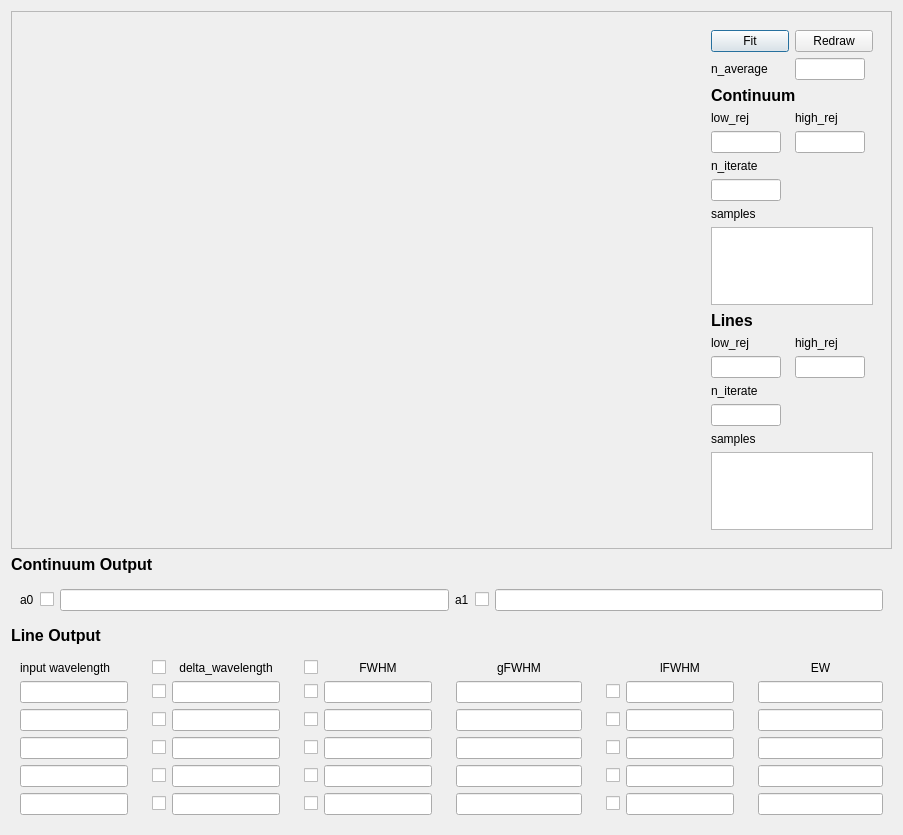
<?xml version="1.0" encoding="UTF-8"?>
<ui version="4.0">
 <class>Dialog</class>
 <widget class="QDialog" name="Dialog">
  <property name="geometry">
   <rect>
    <x>0</x>
    <y>0</y>
    <width>903</width>
    <height>835</height>
   </rect>
  </property>
  <property name="windowTitle">
   <string>Dialog</string>
  </property>
  <layout class="QVBoxLayout" name="verticalLayout_3">
   <item>
    <widget class="QFrame" name="frame">
     <property name="frameShape">
      <enum>QFrame::StyledPanel</enum>
     </property>
     <property name="frameShadow">
      <enum>QFrame::Raised</enum>
     </property>
     <layout class="QHBoxLayout" name="horizontalLayout_2">
      <item>
       <widget class="QWidget" name="left_grid" native="true">
        <property name="sizePolicy">
         <sizepolicy hsizetype="Expanding" vsizetype="Expanding">
          <horstretch>0</horstretch>
          <verstretch>0</verstretch>
         </sizepolicy>
        </property>
        <layout class="QVBoxLayout" name="main_figure"/>
       </widget>
      </item>
      <item>
       <widget class="QWidget" name="right_grid" native="true">
        <property name="sizePolicy">
         <sizepolicy hsizetype="Expanding" vsizetype="Expanding">
          <horstretch>0</horstretch>
          <verstretch>0</verstretch>
         </sizepolicy>
        </property>
        <property name="maximumSize">
         <size>
          <width>180</width>
          <height>16777215</height>
         </size>
        </property>
        <layout class="QGridLayout" name="gridLayout" rowstretch="0,0,0,0,0,0,0,0,0,0,0,0,0,0,0,0,0,0,0">
         <item row="0" column="0">
          <widget class="QPushButton" name="button_fit">
           <property name="maximumSize">
            <size>
             <width>80</width>
             <height>16777215</height>
            </size>
           </property>
           <property name="text">
            <string>Fit</string>
           </property>
          </widget>
         </item>
         <item row="18" column="0" colspan="2">
          <widget class="QPlainTextEdit" name="edit_samples_line">
           <property name="maximumSize">
            <size>
             <width>180</width>
             <height>16777215</height>
            </size>
           </property>
          </widget>
         </item>
         <item row="14" column="1">
          <widget class="QLineEdit" name="edit_highrej_line">
           <property name="maximumSize">
            <size>
             <width>70</width>
             <height>16777215</height>
            </size>
           </property>
          </widget>
         </item>
         <item row="7" column="0">
          <widget class="QLineEdit" name="edit_lowrej_cont">
           <property name="maximumSize">
            <size>
             <width>70</width>
             <height>16777215</height>
            </size>
           </property>
          </widget>
         </item>
         <item row="15" column="0">
          <widget class="QLabel" name="label_niter_line">
           <property name="text">
            <string>n_iterate</string>
           </property>
          </widget>
         </item>
         <item row="4" column="0" colspan="2">
          <widget class="QLabel" name="label_continuum">
           <property name="maximumSize">
            <size>
             <width>160</width>
             <height>16777215</height>
            </size>
           </property>
           <property name="font">
            <font>
             <pointsize>12</pointsize>
             <weight>75</weight>
             <bold>true</bold>
            </font>
           </property>
           <property name="text">
            <string>Continuum</string>
           </property>
          </widget>
         </item>
         <item row="17" column="0">
          <widget class="QLabel" name="label_samples_line">
           <property name="maximumSize">
            <size>
             <width>160</width>
             <height>16777215</height>
            </size>
           </property>
           <property name="text">
            <string>samples</string>
           </property>
          </widget>
         </item>
         <item row="10" column="0">
          <widget class="QLabel" name="label_samples_cont">
           <property name="maximumSize">
            <size>
             <width>160</width>
             <height>16777215</height>
            </size>
           </property>
           <property name="text">
            <string>samples</string>
           </property>
          </widget>
         </item>
         <item row="13" column="0">
          <widget class="QLabel" name="label_lowrej_line">
           <property name="text">
            <string>low_rej</string>
           </property>
          </widget>
         </item>
         <item row="8" column="0">
          <widget class="QLabel" name="label_niter_cont">
           <property name="text">
            <string>n_iterate</string>
           </property>
          </widget>
         </item>
         <item row="12" column="0" colspan="2">
          <widget class="QLabel" name="label_line">
           <property name="maximumSize">
            <size>
             <width>160</width>
             <height>16777215</height>
            </size>
           </property>
           <property name="font">
            <font>
             <pointsize>12</pointsize>
             <weight>75</weight>
             <bold>true</bold>
            </font>
           </property>
           <property name="text">
            <string>Lines</string>
           </property>
          </widget>
         </item>
         <item row="5" column="1">
          <widget class="QLabel" name="label_highrej_cont">
           <property name="text">
            <string>high_rej</string>
           </property>
          </widget>
         </item>
         <item row="13" column="1">
          <widget class="QLabel" name="label_highrej_line">
           <property name="text">
            <string>high_rej</string>
           </property>
          </widget>
         </item>
         <item row="5" column="0">
          <widget class="QLabel" name="label_lowrej_cont">
           <property name="text">
            <string>low_rej</string>
           </property>
          </widget>
         </item>
         <item row="0" column="1">
          <widget class="QPushButton" name="button_draw">
           <property name="maximumSize">
            <size>
             <width>80</width>
             <height>16777215</height>
            </size>
           </property>
           <property name="text">
            <string>Redraw</string>
           </property>
          </widget>
         </item>
         <item row="14" column="0">
          <widget class="QLineEdit" name="edit_lowrej_line">
           <property name="maximumSize">
            <size>
             <width>70</width>
             <height>16777215</height>
            </size>
           </property>
          </widget>
         </item>
         <item row="9" column="0">
          <widget class="QLineEdit" name="edit_niter_cont">
           <property name="maximumSize">
            <size>
             <width>70</width>
             <height>16777215</height>
            </size>
           </property>
          </widget>
         </item>
         <item row="16" column="0">
          <widget class="QLineEdit" name="edit_niter_line">
           <property name="maximumSize">
            <size>
             <width>70</width>
             <height>16777215</height>
            </size>
           </property>
          </widget>
         </item>
         <item row="11" column="0" colspan="2">
          <widget class="QPlainTextEdit" name="edit_samples_cont">
           <property name="maximumSize">
            <size>
             <width>180</width>
             <height>16777215</height>
            </size>
           </property>
          </widget>
         </item>
         <item row="7" column="1">
          <widget class="QLineEdit" name="edit_highrej_cont">
           <property name="maximumSize">
            <size>
             <width>70</width>
             <height>16777215</height>
            </size>
           </property>
          </widget>
         </item>
         <item row="1" column="1">
          <widget class="QLineEdit" name="edit_naverage">
           <property name="maximumSize">
            <size>
             <width>70</width>
             <height>16777215</height>
            </size>
           </property>
          </widget>
         </item>
         <item row="1" column="0">
          <widget class="QLabel" name="label_naverage">
           <property name="text">
            <string>n_average</string>
           </property>
          </widget>
         </item>
        </layout>
       </widget>
      </item>
     </layout>
    </widget>
   </item>
   <item>
    <widget class="QLabel" name="label">
     <property name="font">
      <font>
       <pointsize>12</pointsize>
       <weight>75</weight>
       <bold>true</bold>
      </font>
     </property>
     <property name="text">
      <string>Continuum Output</string>
     </property>
    </widget>
   </item>
   <item>
    <widget class="QFrame" name="frame_6">
     <property name="frameShape">
      <enum>QFrame::NoFrame</enum>
     </property>
     <property name="frameShadow">
      <enum>QFrame::Raised</enum>
     </property>
     <layout class="QHBoxLayout" name="horizontalLayout_3">
      <item>
       <widget class="QLabel" name="label_a0">
        <property name="text">
         <string>a0</string>
        </property>
       </widget>
      </item>
      <item>
       <widget class="QCheckBox" name="fix_a0">
        <property name="text">
         <string/>
        </property>
       </widget>
      </item>
      <item>
       <widget class="QLineEdit" name="edit_a0"/>
      </item>
      <item>
       <widget class="QLabel" name="label_a1">
        <property name="text">
         <string>a1</string>
        </property>
       </widget>
      </item>
      <item>
       <widget class="QCheckBox" name="fix_a1">
        <property name="text">
         <string/>
        </property>
       </widget>
      </item>
      <item>
       <widget class="QLineEdit" name="edit_a1"/>
      </item>
     </layout>
    </widget>
   </item>
   <item>
    <widget class="QLabel" name="label_5">
     <property name="font">
      <font>
       <pointsize>12</pointsize>
       <weight>75</weight>
       <bold>true</bold>
      </font>
     </property>
     <property name="text">
      <string>Line Output</string>
     </property>
    </widget>
   </item>
   <item>
    <layout class="QHBoxLayout" name="horizontalLayout">
     <item>
      <widget class="QFrame" name="frame_2">
       <property name="frameShape">
        <enum>QFrame::NoFrame</enum>
       </property>
       <property name="frameShadow">
        <enum>QFrame::Raised</enum>
       </property>
       <layout class="QGridLayout" name="gridLayout_3">
        <item row="1" column="0">
         <widget class="QLabel" name="label_input_wavelength">
          <property name="lineWidth">
           <number>0</number>
          </property>
          <property name="text">
           <string>input wavelength</string>
          </property>
          <property name="alignment">
           <set>Qt::AlignCenter</set>
          </property>
         </widget>
        </item>
        <item row="3" column="0" colspan="2">
         <widget class="QLineEdit" name="inwvl1"/>
        </item>
        <item row="4" column="0" colspan="2">
         <widget class="QLineEdit" name="inwvl2"/>
        </item>
        <item row="5" column="0" colspan="2">
         <widget class="QLineEdit" name="inwvl3"/>
        </item>
        <item row="6" column="0" colspan="2">
         <widget class="QLineEdit" name="inwvl4"/>
        </item>
        <item row="7" column="0" colspan="2">
         <widget class="QLineEdit" name="inwvl5"/>
        </item>
       </layout>
      </widget>
     </item>
     <item>
      <widget class="QFrame" name="frame_3">
       <property name="frameShape">
        <enum>QFrame::NoFrame</enum>
       </property>
       <property name="frameShadow">
        <enum>QFrame::Raised</enum>
       </property>
       <layout class="QGridLayout" name="gridLayout_4">
        <item row="4" column="0">
         <widget class="QCheckBox" name="fix_dwvl2">
          <property name="text">
           <string/>
          </property>
         </widget>
        </item>
        <item row="6" column="0">
         <widget class="QCheckBox" name="fix_dwvl4">
          <property name="text">
           <string/>
          </property>
         </widget>
        </item>
        <item row="5" column="0">
         <widget class="QCheckBox" name="fix_dwvl3">
          <property name="text">
           <string/>
          </property>
         </widget>
        </item>
        <item row="3" column="1">
         <widget class="QLineEdit" name="edit_dwvl1"/>
        </item>
        <item row="3" column="0">
         <widget class="QCheckBox" name="fix_dwvl1">
          <property name="text">
           <string/>
          </property>
         </widget>
        </item>
        <item row="7" column="0">
         <widget class="QCheckBox" name="fix_dwvl5">
          <property name="text">
           <string/>
          </property>
         </widget>
        </item>
        <item row="4" column="1">
         <widget class="QLineEdit" name="edit_dwvl2"/>
        </item>
        <item row="5" column="1">
         <widget class="QLineEdit" name="edit_dwvl3"/>
        </item>
        <item row="6" column="1">
         <widget class="QLineEdit" name="edit_dwvl4"/>
        </item>
        <item row="7" column="1">
         <widget class="QLineEdit" name="edit_dwvl5"/>
        </item>
        <item row="2" column="1">
         <widget class="QLabel" name="label_dwvl">
          <property name="lineWidth">
           <number>0</number>
          </property>
          <property name="text">
           <string>delta_wavelength</string>
          </property>
          <property name="alignment">
           <set>Qt::AlignCenter</set>
          </property>
         </widget>
        </item>
        <item row="2" column="0">
         <widget class="QCheckBox" name="share_dwvl">
          <property name="text">
           <string/>
          </property>
         </widget>
        </item>
       </layout>
      </widget>
     </item>
     <item>
      <widget class="QFrame" name="frame_4">
       <property name="frameShape">
        <enum>QFrame::NoFrame</enum>
       </property>
       <property name="frameShadow">
        <enum>QFrame::Raised</enum>
       </property>
       <layout class="QGridLayout" name="gridLayout_5">
        <item row="5" column="0">
         <widget class="QCheckBox" name="fix_fwhm4">
          <property name="text">
           <string/>
          </property>
         </widget>
        </item>
        <item row="3" column="0">
         <widget class="QCheckBox" name="fix_fwhm2">
          <property name="text">
           <string/>
          </property>
         </widget>
        </item>
        <item row="4" column="0">
         <widget class="QCheckBox" name="fix_fwhm3">
          <property name="text">
           <string/>
          </property>
         </widget>
        </item>
        <item row="2" column="0">
         <widget class="QCheckBox" name="fix_fwhm1">
          <property name="text">
           <string/>
          </property>
         </widget>
        </item>
        <item row="2" column="1">
         <widget class="QLineEdit" name="edit_fwhm1"/>
        </item>
        <item row="6" column="0">
         <widget class="QCheckBox" name="fix_fwhm5">
          <property name="text">
           <string/>
          </property>
         </widget>
        </item>
        <item row="3" column="1">
         <widget class="QLineEdit" name="edit_fwhm2"/>
        </item>
        <item row="4" column="1">
         <widget class="QLineEdit" name="edit_fwhm3"/>
        </item>
        <item row="5" column="1">
         <widget class="QLineEdit" name="edit_fwhm4"/>
        </item>
        <item row="6" column="1">
         <widget class="QLineEdit" name="edit_fwhm5"/>
        </item>
        <item row="0" column="1">
         <widget class="QLabel" name="label_fwhm">
          <property name="lineWidth">
           <number>0</number>
          </property>
          <property name="text">
           <string>FWHM</string>
          </property>
          <property name="alignment">
           <set>Qt::AlignCenter</set>
          </property>
         </widget>
        </item>
        <item row="0" column="0">
         <widget class="QCheckBox" name="share_fwhm">
          <property name="text">
           <string/>
          </property>
         </widget>
        </item>
       </layout>
      </widget>
     </item>
     <item>
      <widget class="QFrame" name="frame_5">
       <property name="frameShape">
        <enum>QFrame::NoFrame</enum>
       </property>
       <property name="frameShadow">
        <enum>QFrame::Raised</enum>
       </property>
       <layout class="QGridLayout" name="gridLayout_6">
        <item row="2" column="0">
         <widget class="QLineEdit" name="edit_gfwhm1"/>
        </item>
        <item row="3" column="0">
         <widget class="QLineEdit" name="edit_gfwhm2"/>
        </item>
        <item row="4" column="0">
         <widget class="QLineEdit" name="edit_gfwhm3"/>
        </item>
        <item row="5" column="0">
         <widget class="QLineEdit" name="edit_gfwhm4"/>
        </item>
        <item row="6" column="0">
         <widget class="QLineEdit" name="edit_gfwhm5"/>
        </item>
        <item row="0" column="0">
         <widget class="QLabel" name="label_gfwhm">
          <property name="lineWidth">
           <number>0</number>
          </property>
          <property name="text">
           <string>gFWHM</string>
          </property>
          <property name="alignment">
           <set>Qt::AlignCenter</set>
          </property>
         </widget>
        </item>
       </layout>
      </widget>
     </item>
     <item>
      <widget class="QFrame" name="frame_7">
       <property name="frameShape">
        <enum>QFrame::NoFrame</enum>
       </property>
       <property name="frameShadow">
        <enum>QFrame::Raised</enum>
       </property>
       <layout class="QGridLayout" name="gridLayout_8">
        <item row="5" column="0">
         <widget class="QCheckBox" name="fix_lfwhm4">
          <property name="text">
           <string/>
          </property>
         </widget>
        </item>
        <item row="3" column="0">
         <widget class="QCheckBox" name="fix_lfwhm2">
          <property name="text">
           <string/>
          </property>
         </widget>
        </item>
        <item row="4" column="0">
         <widget class="QCheckBox" name="fix_lfwhm3">
          <property name="text">
           <string/>
          </property>
         </widget>
        </item>
        <item row="2" column="0">
         <widget class="QCheckBox" name="fix_lfwhm1">
          <property name="text">
           <string/>
          </property>
         </widget>
        </item>
        <item row="2" column="1">
         <widget class="QLineEdit" name="edit_lfwhm1"/>
        </item>
        <item row="6" column="0">
         <widget class="QCheckBox" name="fix_lfwhm5">
          <property name="text">
           <string/>
          </property>
         </widget>
        </item>
        <item row="3" column="1">
         <widget class="QLineEdit" name="edit_lfwhm2"/>
        </item>
        <item row="4" column="1">
         <widget class="QLineEdit" name="edit_lfwhm3"/>
        </item>
        <item row="5" column="1">
         <widget class="QLineEdit" name="edit_lfwhm4"/>
        </item>
        <item row="6" column="1">
         <widget class="QLineEdit" name="edit_lfwhm5"/>
        </item>
        <item row="0" column="1">
         <widget class="QLabel" name="label_lfwhm">
          <property name="lineWidth">
           <number>0</number>
          </property>
          <property name="text">
           <string>lFWHM</string>
          </property>
          <property name="alignment">
           <set>Qt::AlignCenter</set>
          </property>
         </widget>
        </item>
       </layout>
      </widget>
     </item>
     <item>
      <widget class="QFrame" name="frame_8">
       <property name="frameShape">
        <enum>QFrame::NoFrame</enum>
       </property>
       <property name="frameShadow">
        <enum>QFrame::Raised</enum>
       </property>
       <layout class="QGridLayout" name="gridLayout_9">
        <item row="2" column="1">
         <widget class="QLineEdit" name="edit_EW1"/>
        </item>
        <item row="3" column="1">
         <widget class="QLineEdit" name="edit_EW2"/>
        </item>
        <item row="4" column="1">
         <widget class="QLineEdit" name="edit_EW3"/>
        </item>
        <item row="5" column="1">
         <widget class="QLineEdit" name="edit_EW4"/>
        </item>
        <item row="6" column="1">
         <widget class="QLineEdit" name="edit_EW5"/>
        </item>
        <item row="0" column="1">
         <widget class="QLabel" name="label_EW">
          <property name="lineWidth">
           <number>0</number>
          </property>
          <property name="text">
           <string>EW</string>
          </property>
          <property name="alignment">
           <set>Qt::AlignCenter</set>
          </property>
         </widget>
        </item>
       </layout>
      </widget>
     </item>
    </layout>
   </item>
  </layout>
 </widget>
 <resources/>
 <connections/>
</ui>
